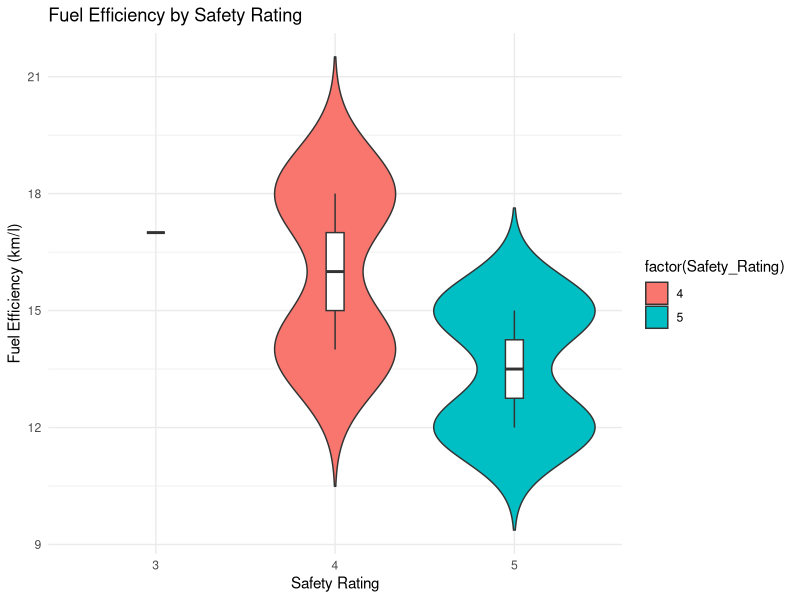
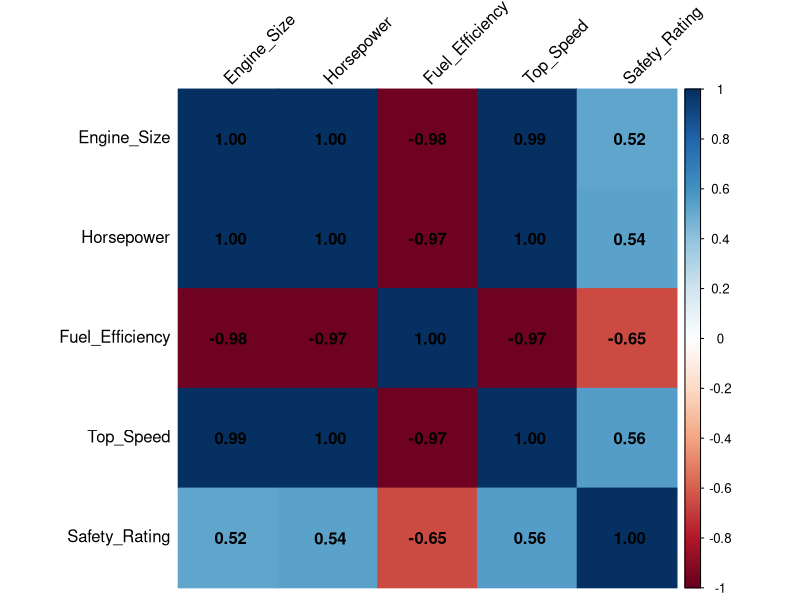

Generate these figures, in order, with R:
# Vehicle Performance Dataset
Vehicle_ID <- c("V1","V2","V3","V4","V5")
Engine_Size <- c(1.5,2.0,3.0,2.5,1.8)
Horsepower <- c(110,150,250,200,130)
Fuel_Efficiency <- c(18,15,12,14,17)
Top_Speed <- c(180,200,250,220,190)
Safety_Rating <- c(4,5,5,4,3)
vehicle <- data.frame(
  Vehicle_ID,
  Engine_Size,
  Horsepower,
  Fuel_Efficiency,
  Top_Speed,
  Safety_Rating
)
print(vehicle)
# Install package (Only first time)
install.packages("ggplot2")

library(ggplot2)

ggplot(vehicle,
       aes(x=factor(Safety_Rating),
           y=Fuel_Efficiency,
           fill=factor(Safety_Rating)))+
  geom_violin(trim=FALSE)+
  geom_boxplot(width=0.1,
               fill="white")+
  labs(title="Fuel Efficiency by Safety Rating",
       x="Safety Rating",
       y="Fuel Efficiency (km/l)")+
  theme_minimal()
install.packages("corrplot")

library(corrplot)

vehicle_num <- vehicle[,2:6]

cor_matrix <- cor(vehicle_num)

corrplot(cor_matrix,
         method="color",
         addCoef.col="black",
         tl.col="black",
         tl.srt=45)
